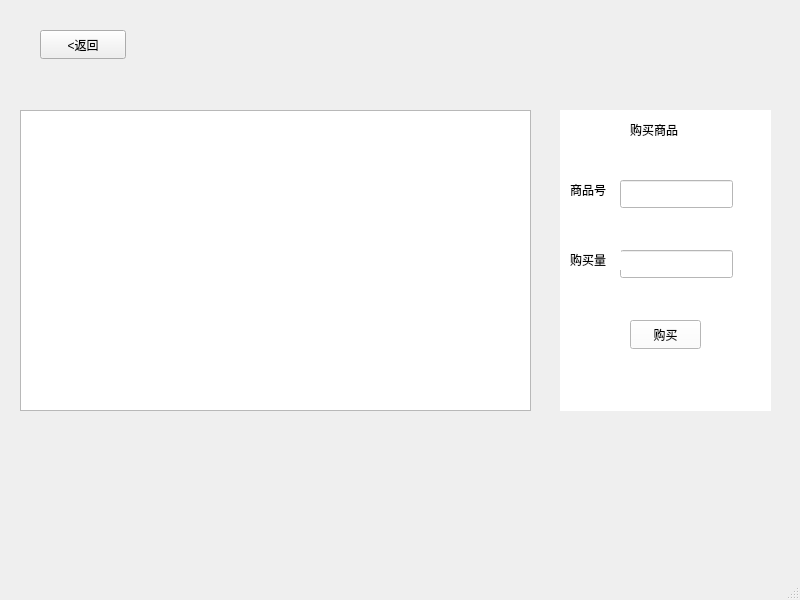
<?xml version="1.0" encoding="UTF-8"?>
<ui version="4.0">
 <class>c_membermarket</class>
 <widget class="QMainWindow" name="c_membermarket">
  <property name="geometry">
   <rect>
    <x>0</x>
    <y>0</y>
    <width>800</width>
    <height>600</height>
   </rect>
  </property>
  <property name="windowTitle">
   <string>MainWindow</string>
  </property>
  <widget class="QWidget" name="centralwidget">
   <widget class="QPushButton" name="pB_back">
    <property name="geometry">
     <rect>
      <x>40</x>
      <y>30</y>
      <width>86</width>
      <height>29</height>
     </rect>
    </property>
    <property name="text">
     <string>&lt;返回</string>
    </property>
   </widget>
   <widget class="QTableView" name="merchandise_view">
    <property name="geometry">
     <rect>
      <x>20</x>
      <y>110</y>
      <width>511</width>
      <height>301</height>
     </rect>
    </property>
   </widget>
   <widget class="QStackedWidget" name="merchandiseinfo_table">
    <property name="geometry">
     <rect>
      <x>560</x>
      <y>110</y>
      <width>211</width>
      <height>301</height>
     </rect>
    </property>
    <property name="styleSheet">
     <string notr="true">background-color: rgb(255, 255, 255);</string>
    </property>
    <property name="currentIndex">
     <number>1</number>
    </property>
    <widget class="QWidget" name="page_7"/>
    <widget class="QWidget" name="page_8">
     <widget class="QLabel" name="label_21">
      <property name="geometry">
       <rect>
        <x>10</x>
        <y>70</y>
        <width>51</width>
        <height>20</height>
       </rect>
      </property>
      <property name="text">
       <string>商品号</string>
      </property>
     </widget>
     <widget class="QLineEdit" name="new_merchandiseNumber">
      <property name="geometry">
       <rect>
        <x>60</x>
        <y>70</y>
        <width>113</width>
        <height>28</height>
       </rect>
      </property>
     </widget>
     <widget class="QLineEdit" name="new_stock">
      <property name="geometry">
       <rect>
        <x>60</x>
        <y>140</y>
        <width>113</width>
        <height>28</height>
       </rect>
      </property>
     </widget>
     <widget class="QLabel" name="label_24">
      <property name="geometry">
       <rect>
        <x>10</x>
        <y>140</y>
        <width>51</width>
        <height>20</height>
       </rect>
      </property>
      <property name="text">
       <string>购买量</string>
      </property>
     </widget>
     <widget class="QLabel" name="label_26">
      <property name="geometry">
       <rect>
        <x>70</x>
        <y>10</y>
        <width>101</width>
        <height>20</height>
       </rect>
      </property>
      <property name="text">
       <string>购买商品</string>
      </property>
     </widget>
     <widget class="QPushButton" name="pB_create_4">
      <property name="geometry">
       <rect>
        <x>70</x>
        <y>210</y>
        <width>71</width>
        <height>29</height>
       </rect>
      </property>
      <property name="text">
       <string>购买</string>
      </property>
     </widget>
    </widget>
   </widget>
  </widget>
  <widget class="QMenuBar" name="menubar">
   <property name="geometry">
    <rect>
     <x>0</x>
     <y>0</y>
     <width>800</width>
     <height>26</height>
    </rect>
   </property>
  </widget>
  <widget class="QStatusBar" name="statusbar"/>
 </widget>
 <resources/>
 <connections/>
</ui>
